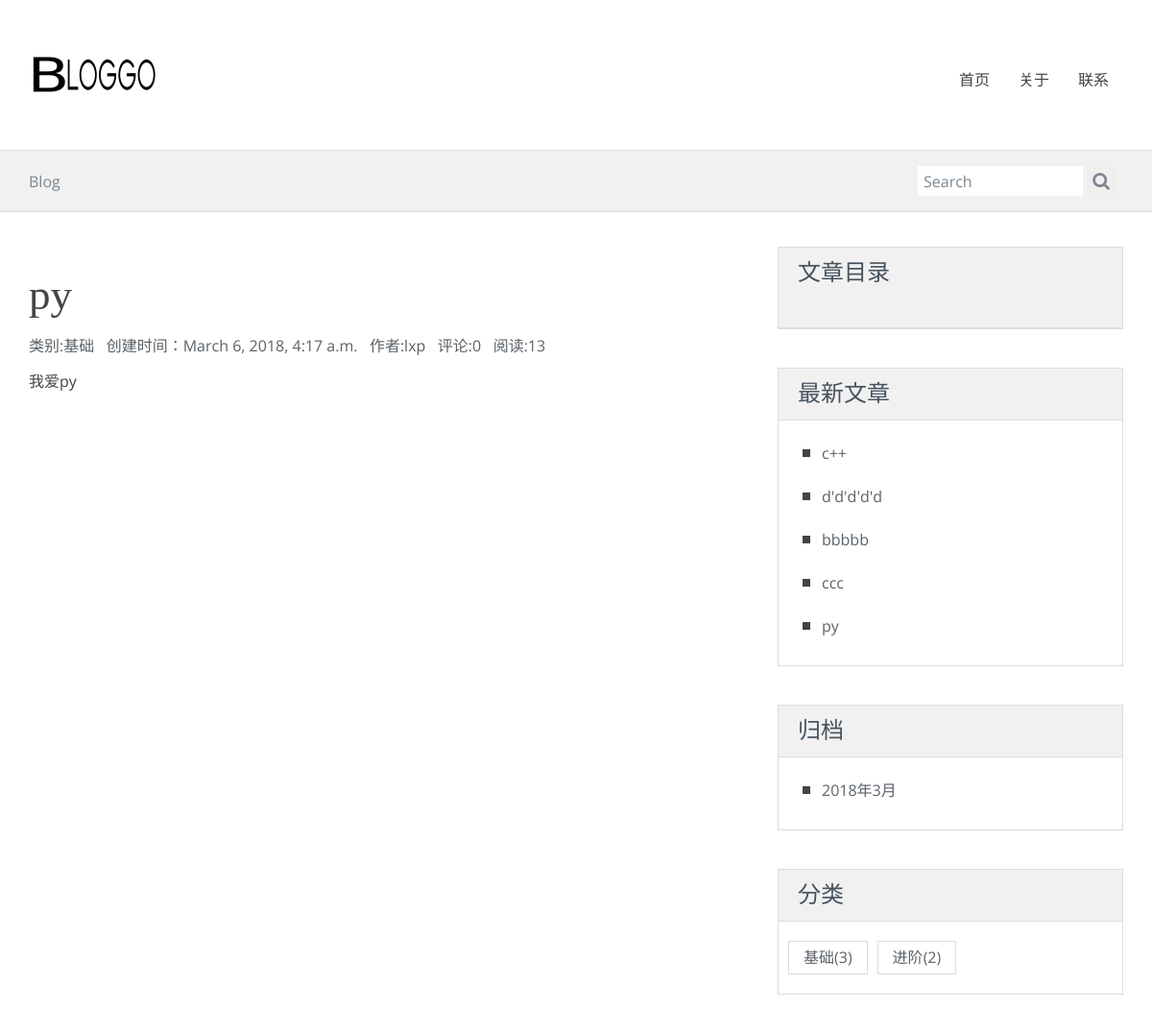
Screenshot of /post/7/ with the database file from the repository.
### blog/models.py (models this page shows, shortened)
class Post(models.Model):
    title = models.CharField(max_length=70)
    body = models.TextField()
    created_time = models.DateTimeField()
    modified_time = models.DateTimeField()
    excerpt = models.CharField(max_length=200,blank=True)
    category = models.ForeignKey(Category,on_delete=models.CASCADE)
    tags = models.ManyToManyField(Tag,blank=True)
    author = models.ForeignKey(User,on_delete=models.CASCADE)
    views = models.PositiveIntegerField(default=0)
    def increase_views(self):
        self.views+=1
        self.save(update_fields=['views'])
    def get_absolute_url(self):
        return reverse('blog:detail',kwargs={'pk':self.pk})
    def save(self,*args,**kwargs):
        if not self.excerpt:
            md = markdown.Markdown(extensions=[
                'markdown.extensions.extra',
                'markdown.extensions.codehilite'
            ])
            self.excerpt = strip_tags(md.convert(self.body))[:54]
        super(Post,self).save(*args,**kwargs)

class Category(models.Model):
    name = models.CharField(max_length=100)

### blog/views.py (the view)
# urls.py: url(r'^post/(?P<pk>[0-9]+)/$', views.PostDetailView.as_view(), name='detail'),
class PostDetailView(DetailView):
    model = Post
    template_name = 'blog/detail.html'
    context_object_name = 'post'
    def get(self, request, *args, **kwargs):
        response = super(PostDetailView, self).get(request, *args, **kwargs)
        self.object.increase_views()
        return response
    def get_object(self, queryset=None):
        post = super(PostDetailView, self).get_object(queryset=None)
        md = markdown.Markdown(extensions=[
                                          'markdown.extensions.extra',
                                          'markdown.extensions.codehilite',
                                          TocExtension(slugify=slugify),
                                      ])
        post.body = md.convert(post.body)
        post.toc = md.toc
        return post
    def get_context_data(self, **kwargs):
        context = super(PostDetailView, self).get_context_data(**kwargs)
        form = CommentForm()
        comment_list = self.object.comment_set.all()
        context.update({
            'form': form,
            'comment_list': comment_list
        })
        return context

### comments/forms.py
class CommentForm(forms.ModelForm):
    class Meta:
        model = Comment
        fields = ['name', 'email', 'url', 'text']

### blog/templatetags/blog_tags.py (called while the page is built)
@register.simple_tag
def get_recent_posts(num=5):
    return Post.objects.all().order_by('-created_time')[:num]

@register.simple_tag
def archives():
    return Post.objects.dates('created_time','month',order='DESC')

@register.simple_tag
def get_categories():
    return Category.objects.annotate(num_posts=Count('post')).filter(num_posts__gt=0)

### templates/blog/detail.html (shortened to what this page needs)
{% extends 'blog/base.html' %}
{% block main %}
                <article class="post post-1">
                    <header class="entry-header">
                        <h1 class="entry-title">{{post.title}}</h1>
                        <div class="entry-meta">
                            <span class="post-category"><a href="#">类别:{{post.category.name}}&nbsp&nbsp</a></span>
                            <span class="post-date"><a href="#"><time class="entry-date"
                                                                      datetime="{{post.created_time}}">创建时间：{{post.created_time}}&nbsp&nbsp</time></a></span>
                            <span class="post-author"><a href="#">作者:{{post.author}}&nbsp&nbsp</a></span>
                            <span class="comments-link"><a href="#">评论:{{comment_list.count}}&nbsp&nbsp </a></span>
                            <span class="views-count"><a href="#">阅读:{{post.views}} </a></span>
                        </div>
                    </header>
                    <div class="widewrapper main">
                        <p>{{post.body|safe}}</p>
                    </div>
                </article>
{% endblock main %}
{% block toc %}
    <div class="aside-widget">
    <header>
        <h3 class="widget-title">文章目录</h3>
        <div class="body">
        </div>
    </header>
    </div>
{% endblock toc %}

### templates/blog/base.html (shortened to what this page needs)
{% load staticfiles %}
{% load blog_tags %}
<!DOCTYPE html>
<html lang="en">
<head>
    <link rel="stylesheet" href="{% static 'blog/css/Myown.css' %}">
    <link rel="stylesheet" href="{% static 'blog/css/bootstrap.min.css' %}">
    <link rel="stylesheet" href="{% static 'blog/css/font-awesome/css/font-awesome.min.css' %}">
    <link rel="stylesheet" href="{% static 'blog/css/style.css' %}" id="theme-styles">
</head>
<body>
    <header>
        <div class="widewrapper masthead">
            <div class="container">
                <a href="index.html" id="logo">
                    <img src="{% static 'blog/img/logo.png' %}" alt="clean Blog">
                </a>
                <nav class="pull-right clean-nav">
                    <div class="collapse navbar-collapse">
                        <ul class="nav nav-pills navbar-nav">
                            <li>
                                <a href="/">首页</a>
                            </li>
                            <li>
                                <a href="about.html">关于</a>
                            </li>
                            <li>
                                <a href="contact.html">联系</a>
                            </li>
                        </ul>
                    </div>
                </nav>
            </div>
        </div>
        <div class="widewrapper subheader">
            <div class="container">
                <div class="clean-breadcrumb">
                    <a href="/">Blog</a>
                </div>
                <div class="clean-searchbox">
                    <form action="{% url 'haystack_search' %}" method="get" accept-charset="utf-8">
                        <input class="searchfield" name='q' id="searchbox" type="text" placeholder="Search">
                        <button class="searchbutton" type="submit">
                            <i class="fa fa-search"></i>
                        </button>
                    </form>
                </div>
            </div>
        </div>
    </header>
    <div class="widewrapper main">
        <div class="container">
            <div class="row">
                <div class="col-md-8 blog-main">
                    {% block main %}
                    {% endblock main %}
                </div>
                <aside class="col-md-4 blog-aside">
                         {% block toc %}
                        {% endblock toc %}
                    <div class="aside-widget">
                        <header>
                            <h3>最新文章</h3>
                        </header>
                        <div class="body">
                            {% get_recent_posts as recent_post_list %}
                            <ul class="clean-list">
                                {% for post in recent_post_list %}
                                <li>
                                <a href="{{ post.get_absolute_url }}">{{ post.title}}</a>
                                </li>
                                {% empty %}
			             	    暂无文章！
			            		{% endfor %}
                            </ul>
                        </div>
                    </div>
                    <div class="aside-widget">
                        <header>
                            <h3>归档</h3>
                        </header>
                        <div class="body">
                            {% archives as date_list %}
                            <ul class="clean-list">
                                {% for date in date_list %}
                                <li>
                                 <a href="{% url 'blog:archives' date.year date.month %}">{{date.year}}年{{date.month}}月</a>
                                </li>
                                {% empty %}
		                			暂无归档！
			             		{% endfor %}
                            </ul>
                        </div>
                    </div>
                    <div class="aside-widget">
                        <header>
                            <h3>分类</h3>
                        </header>
                        <div class="body clearfix">
                            {% get_categories as category_list %}
                            <ul class="tags">
                                {% for category in category_list %}
                                 <li>
                                    <a href="{% url 'blog:category' category.pk %}">{{category.name}}<span class="post-count">({{ category.num_posts }})</span></a>
                                 </li>
                                {% empty %}
				                	暂无分类！
			            		{% endfor %}
                            </ul>
                        </div>
                    </div>
                </aside>
            </div>
        </div>
    </div>
</body>
</html>

### blog/static/blog/css/style.css (style rules this page uses)
body { font-size: 16px; line-height: 27px; font-family: 'Open Sans', sans-serif; color: #444; background-color: #fff; }
a { color: #5b6268; }
h1 { font-size: 45px; line-height: 60px; font-weight: normal; font-family: 'PT Serif', serif; }
h3 { font-size: 21px; line-height: 30px; font-weight: normal; font-family: 'Open Sans', sans-serif; }
.fa { font-size: 24px; }
.masthead { padding-top: 55px; padding-bottom: 55px; }
.masthead #logo { float: left; display: block; }
.widewrapper { background-color: #fff; }
.widewrapper.masthead { background-color: #fff; color: #f8f8f9; border-bottom: #aaa; }
.widewrapper.subheader { background-color: #f1f1f1; color: #444; font-size: 16px; min-height: 63px; border-top: 1px solid #ddd; border-bottom: 1px solid #ddd; }
.clean-nav .nav-pills { margin-top: 10px; margin-bottom: 0; font-size: 16px; }
.clean-nav .nav-pills > li { margin-left: 10px; }
.clean-nav .nav-pills > li > a { color: #444; padding: 11px 0 11px 20px; line-height: 14px; }
.clean-nav .navbar-collapse { box-shadow: none; }
.clean-breadcrumb { color: #7b8690; float: left; margin-top: 19px; }
.clean-breadcrumb a { color: #7b8690; }
.clean-searchbox { float: right; display: inline-block; min-width: 210px; margin-bottom: 16px; margin-top: 16px; }
.clean-searchbox form { margin: 0; }
.clean-searchbox .fa { color: #7b8690; font-size: 19px; }
.clean-searchbox .searchbutton, .clean-searchbox .searchfield { color: #7b8690; }
.clean-searchbox .searchbutton { display: inline-block; border: none; line-height: 20px; height: 31px; vertical-align: middle; }
.clean-searchbox .searchfield { border: none; height: 22px; line-height: 22px; -webkit-box-sizing: content-box; -moz-box-sizing: content-box; box-sizing: content-box; padding: 5px 6px 4px 6px; vertical-align: middle; display: inline-block; margin-bottom: 0; width: 160px; font-size: 16px; margin-left: -4px; outline: none; }
.clean-list { list-style: none; }
.clean-list li { line-height: 23px; margin-bottom: 14px; }
.clean-list li:before { content: ""; background-color: #444; border-style: solid; border-width: 4px 4px; display: block; width: 8px; left: -20px; top: 15px; position: relative; }
.blog-main, .blog-aside { position: relative; }
.blog-main:before, .blog-aside:before { height: 100%; content: ""; position: absolute; top: 0; width: 1px; }
.blog-main { padding-top: 36px; padding-bottom: 20px; }
.blog-main:before { right: -16px; }
.blog-aside { padding-top: 36px; }
.blog-aside:before { left: 15px; }
.aside-widget { margin-bottom: 40px; border: 1px solid #ddd; }
.aside-widget header { background-color: #f1f1f1; border-bottom: 1px solid #ddd; }
.aside-widget header h3 { font-size: 24px; padding: 10px 20px 3px 20px; margin-top: 0; color: #48535f; }
.aside-widget .body { margin: 10px 0; padding: 5px; }
.aside-widget a { color: #5b6268; }
.tags { list-style: none; margin: 0; padding-left: 0; }
.tags li { float: left; }
.tags li a { padding: 3px 15px; display: inline-block; margin: 5px; border: 1px solid rgb(221, 221, 221); }

### rows the page displays
Post: title "py", category.name "基础", created_time "March 6, 2018, 4:17 a.m.", author "lxp", count "0", views "13", body "我爱py"
Post: title "c++"
Post: title "d'd'd'd'd"
Post: title "bbbbb"
Post: title "ccc"
Category: name "基础", num_posts "3"
Category: name "进阶", num_posts "2"

### other values shown
{{ date.year }} "2018"
{{ date.month }} "3"
